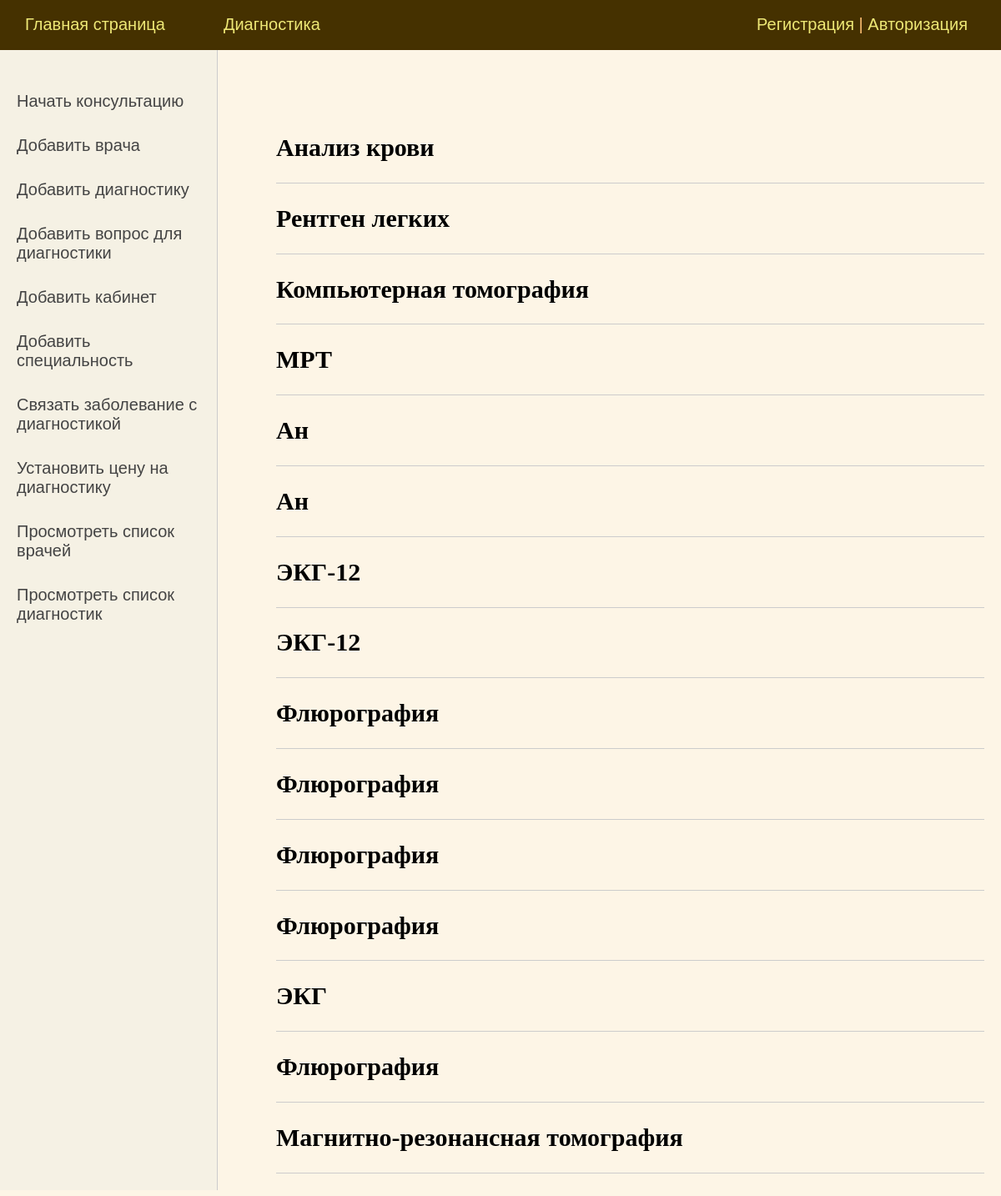
/Diagnostic/diagnostic_list/, run on an earlier commit of the app's database.
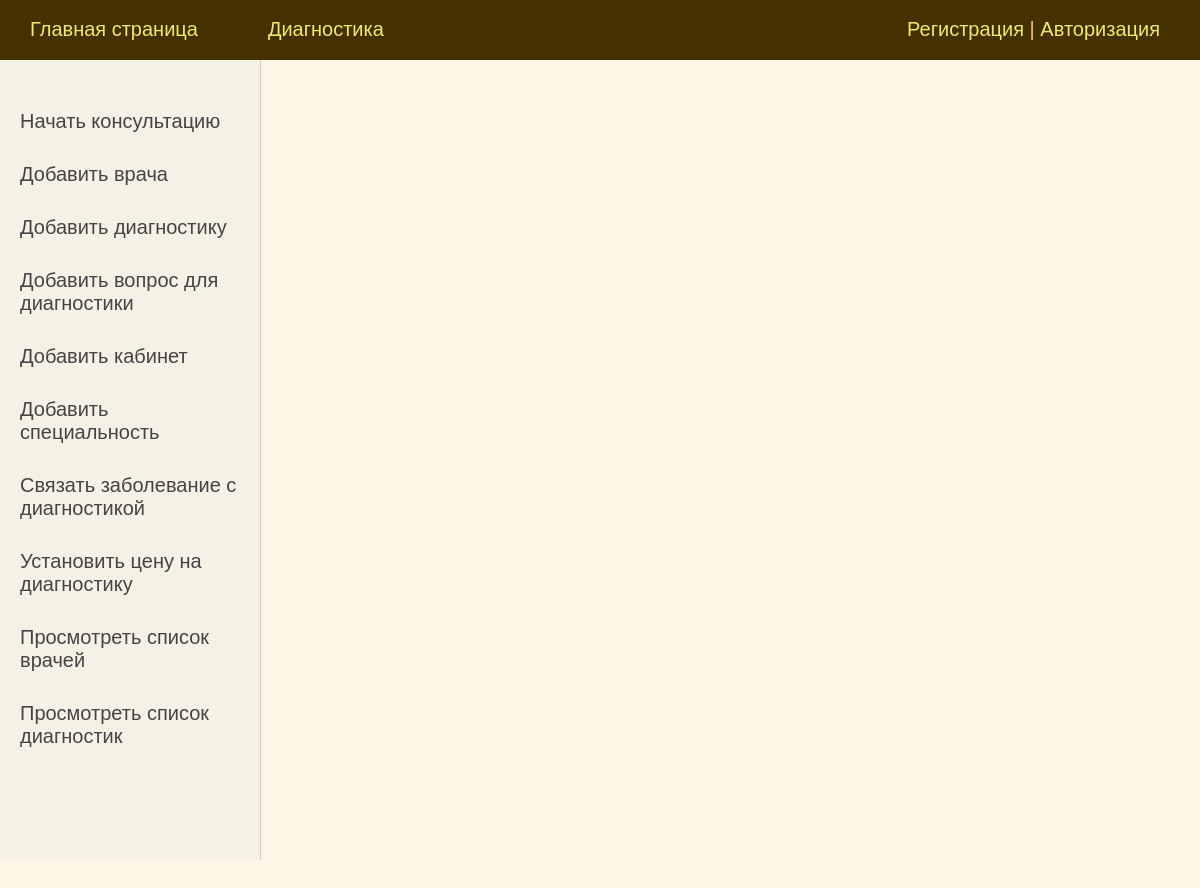
And on a later commit of the database.
### DiagnosticSystem/models.py (models this page shows, shortened)
class Diagnostic(models.Model):
    name = models.CharField(max_length=128, verbose_name='Диагностика')

### DiagnosticSystem/views.py (the view)
# urls.py: path('diagnostic_list/', DiagnosticList.as_view(), name='diagnostic_list'),
class DiagnosticList(ListView):
    model = Diagnostic
    template_name = 'DiagnosticSystem/diagnostic_list.html'
    context_object_name = 'diagnostics'
    extra_context = {'title': 'Список диагностик'}
    def get_context_data(self, *, object_list=None, **kwargs):
        context = super().get_context_data(**kwargs)
        context['menu'] = menu
        context['sidebar'] = sidebar
        context['title'] = 'Добавление диагностики'
        return context

### DiagnosticSystem/templates/DiagnosticSystem/diagnostic_list.html (shortened to what this page needs)
{% extends 'DiagnosticSystem/base.html' %}
{% block content %}
<ul class="list-articles">
	{% for d in diagnostics %}
			<li><h2>{{ d.name }}</h2>
			</li>
	{% endfor %}
</ul>
{% endblock %}

### DiagnosticSystem/templates/DiagnosticSystem/base.html (shortened to what this page needs)
{% load static %}
{% load DiagnosticSystem_tags %}
<!DOCTYPE html>
<html>
<head>
	<link type="text/css" href="{% static 'DiagnosticSystem/css/styles.css' %}" rel="stylesheet" />
</head>
<body>
<table class="table-page" border=0 cellpadding="0" cellspacing="0">
<tr><td valign=top>
{% block mainmenu %}
		<div class="header">
			<ul id="mainmenu" class="mainmenu">
{% for m in menu %}
			<li><a href="{% url m.url_name %}">{{m.title}}</a></li>
{% endfor %}
				{% if request.user.is_authenticated %}
				<li class="last"> Вы авторизованы как "{{ user.username }}" | <a href="{% url 'logout' %}">Сменить пользователя</a></li>
				{% else %}
				<li class="last"><a href="{% url 'register' %}">Регистрация</a> | <a href="{% url 'login' %}">Авторизация</a></li>
				{% endif %}
			</ul>
		</div>
{% endblock mainmenu %}
<table class="table-content" border=0 cellpadding="0" cellspacing="0">
<tr>
	{% block sidebar %}
	<td valign="top" class="left-chapters">
	<ul id="leftchapters">
		{% for s in sidebar %}
			<li><a href="{% url s.url_name %}">{{ s.title }}</a></li>
		{% endfor %}
	</ul>
</td>
	{% endblock sidebar %}
<td valign="top" class="content">
	<div class="content-text">
{% block content %}
{% endblock %}
	</div>
</td></tr></table>
</td></tr>
</body>
</html>

### DiagnosticSystem/static/DiagnosticSystem/css/styles.css (style rules this page uses)
html, body { font-family: 'Arial'; margin: 0; padding: 0; height: 100%; width: 100%; color: #444; background-color: #fdf5e6; }
a { color: #0059b2; text-decoration: none; }
.table-page { width: 100%; height: 100%; vertical-align: top; }
.table-page tr { height: 100%; }
.header { background: #453100; height: 60px;#3F4137 }
ul.mainmenu { list-style: none; margin: 0; padding: 0; height: 60px; color: #fdc073; font-size: 20px; overflow: hidden; }
ul.mainmenu li { float: left; margin: 18px 40px 0 30px; }
ul.mainmenu li.last { float: right; }
ul.mainmenu li a { color: #fffb82e8; text-decoration: none; }
.table-content { width: 100%; min-height: 100%; height: 100%; }
.left-chapters { margin: 0; background: #eee; border-right: 1px solid #ccc; min-height: 100%; background-color: #f5f1e4; }
.left-chapters ul { width: 230px; min-height: 100%; margin: 0; padding: 20px 10px 10px 20px; list-style: none; font-size: 20px; }
.left-chapters ul li { margin: 30px 0 0 0; color: #999; }
.left-chapters ul li a { color: #444; text-decoration: none; }
.content { padding: 40px 20px 20px 40px; width: 100%; box-sizing: border-box; }

What changed in the data, as far as the page shows it:
removed Diagnostic: name "Анализ крови"
removed Diagnostic: name "Рентген легких"
removed Diagnostic: name "Компьютерная томография"
removed Diagnostic: name "МРТ"
removed Diagnostic: name "Ан"
removed Diagnostic: name "Ан"
removed Diagnostic: name "ЭКГ-12"
removed Diagnostic: name "ЭКГ-12"
removed Diagnostic: name "Флюрография"
removed Diagnostic: name "Флюрография"
removed Diagnostic: name "Флюрография"
removed Diagnostic: name "Флюрография"
removed Diagnostic: name "ЭКГ"
removed Diagnostic: name "Флюрография"
removed Diagnostic: name "Магнитно-резонансная томография"
